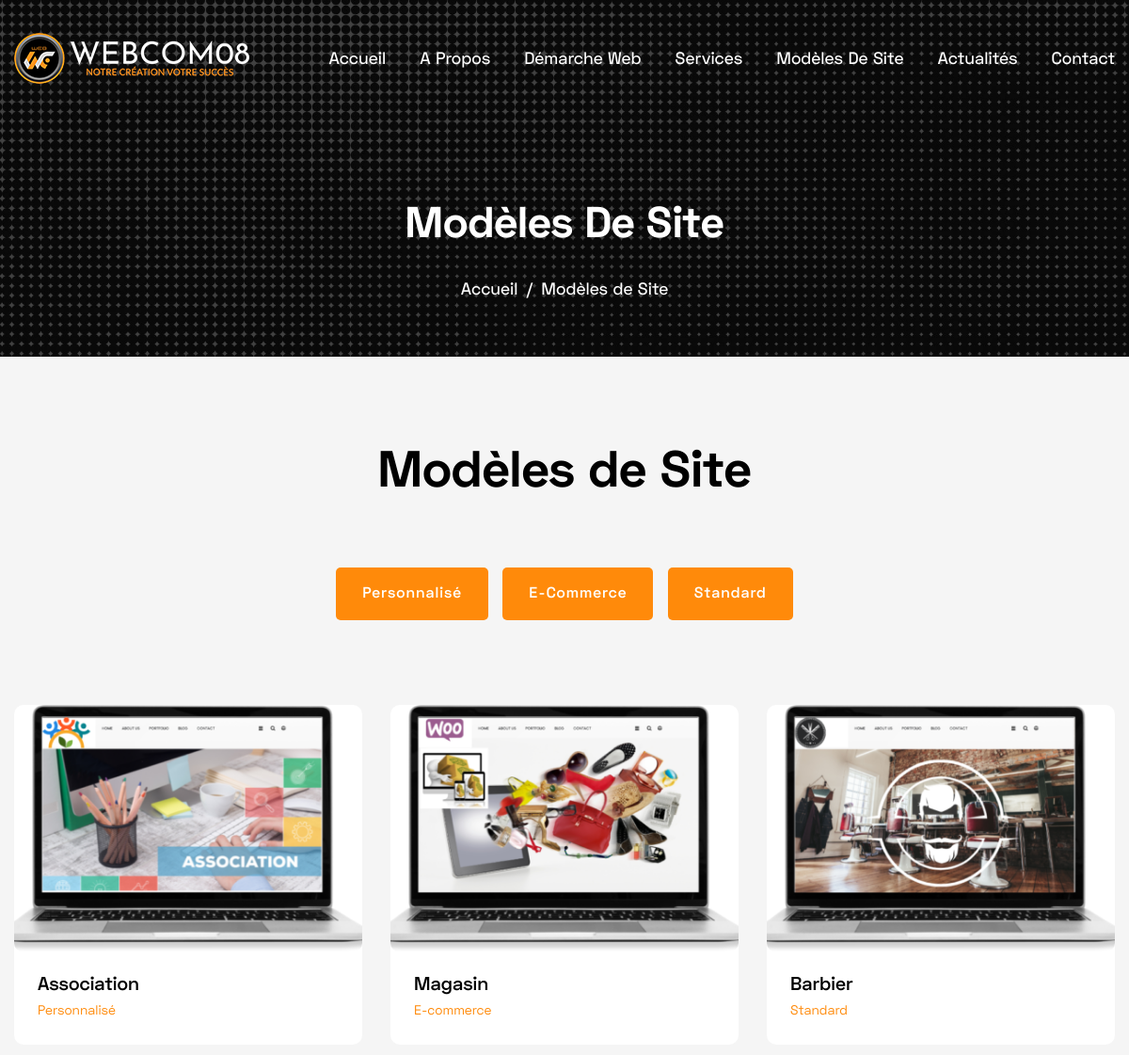
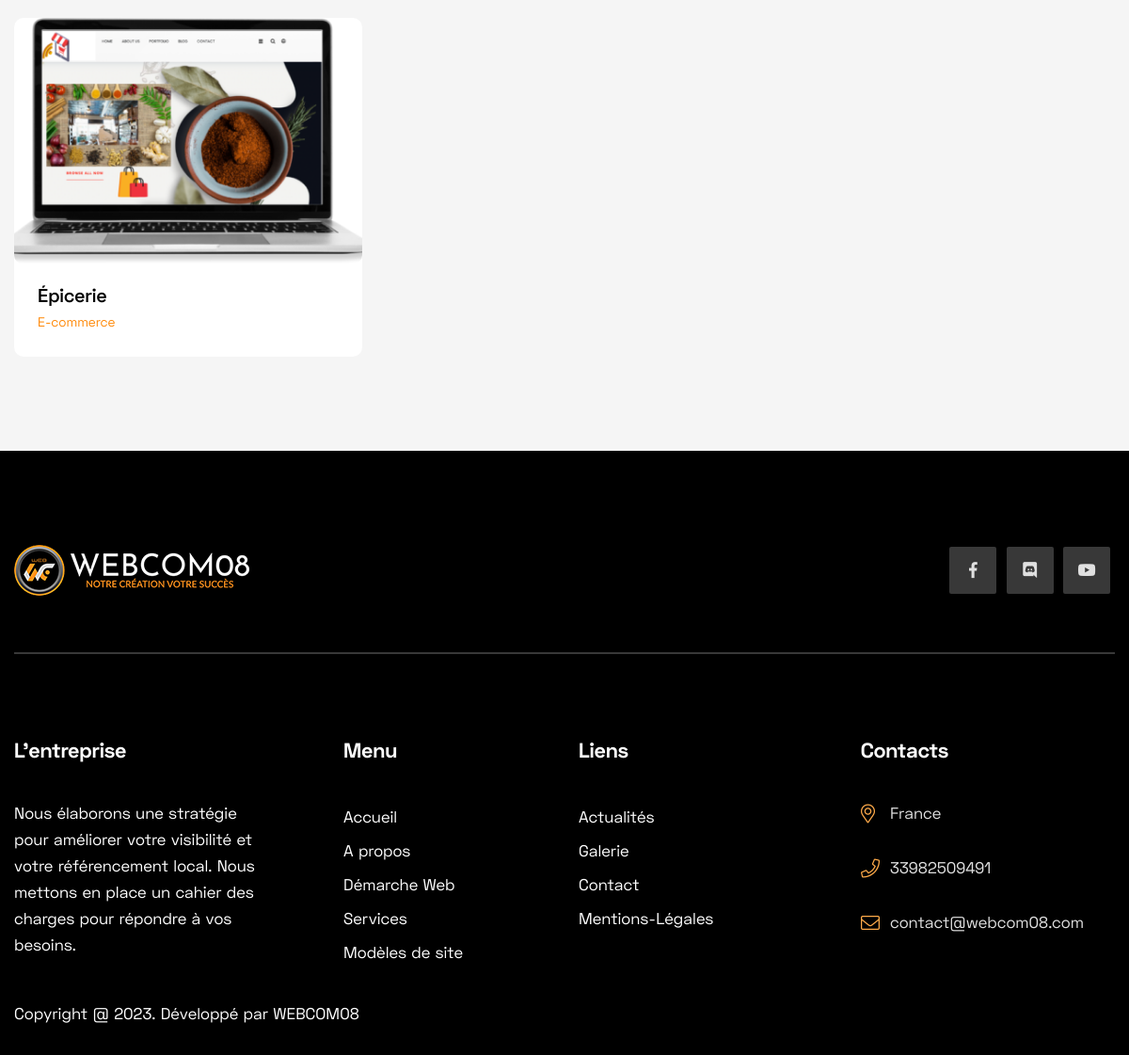
/modeles-de-site/, run on the app's committed database (2 pictures, top to bottom).
### homepage/models.py (models this page shows, shortened)
class SiteSetting(models.Model):
    STATUS = (
        ('True', 'True'),
        ('False', 'False'),
    )
    title = models.CharField(max_length=200)
    meta_keyword = models.CharField(max_length=200)
    meta_description = models.TextField()
    address = models.CharField(max_length=200)
    phone = models.IntegerField()
    email = models.EmailField(blank=True, null=True, max_length=50)
    logo = models.ImageField(blank=True, null=True, upload_to='icon/')
    favicon = models.ImageField(blank=True, null=True, upload_to='icon/')
    facebook = models.URLField(blank=True, max_length=500)
    discord = models.URLField(blank=True, max_length=500)
    youtube = models.URLField(blank=True, max_length=500)
    contact = models.TextField()
    status = models.CharField(max_length=50, choices=STATUS)
    created_at = models.DateTimeField(auto_now_add=True)
    updated_at = models.DateTimeField(auto_now=True)

### portfolio/models.py (models this page shows, shortened)
class PortfolioSlider(models.Model):
    id = models.AutoField(primary_key=True)
    title = models.CharField(max_length=200)
    slider_image = models.ImageField(blank=True, null=True, upload_to='about-slider/')
    class Meta:
        verbose_name_plural = "Breadcrumb Image"

class PortfolioCategory(models.Model):
    cat_id = models.AutoField(primary_key=True)
    title = models.CharField(max_length=100)
    meta_description = models.CharField(max_length=80)
    meta_tags = models.CharField(max_length=200)
    description =models.TextField()
    slug = models.SlugField(null=True, unique=True)
    image = models.ImageField(upload_to='category/')
    add_date = models.DateTimeField(auto_now_add=True, null=True)
    class Meta:
        verbose_name_plural = "Project Categories"
    def __str__(self):
        return self.title

class Portfolios(models.Model):
    portfolio_id = models.AutoField(primary_key=True)
    title = models.CharField(max_length=100)
    slug = models.SlugField(unique=True, null=True)
    meta_description = models.CharField(max_length=155)
    meta_tags = models.CharField(max_length=200)
    descriptions = models.TextField()
    image = models.ImageField(upload_to='portfolio/')
    cat = models.ForeignKey(PortfolioCategory, on_delete=models.CASCADE)
    client = models.ForeignKey(Clients, on_delete=models.CASCADE, null= True)
    team = models.ForeignKey(Team, on_delete=models.CASCADE, null= True)
    service = models.CharField(max_length=200, null= True)
    add_date = models.DateTimeField(auto_now_add=True, null=True)
    class Meta:
        verbose_name_plural = "portfolio Details"

### portfolio/views.py (the view)
# urls.py: path('', views.portfolio, name="portfolio"),
def portfolio(request):
    settings = SiteSetting.objects.all()
    portfolio = Portfolios.objects.all()
    pslider = PortfolioSlider.objects.all().order_by('-id')[:1]
    pcat = PortfolioCategory.objects.all()
    p_seo = PortfolioSeoSnippets.objects.all().order_by('-s_id')[:1]
    context={'settings':settings, 'pslider':pslider, 'p_seo':p_seo, 'pcat':pcat, 'portfolio':portfolio,}
    return render(request, 'portfolio.html', context)

### portfolio/templates/portfolio.html (shortened to what this page needs)
{% extends 'base.html' %}
{% load static %}
{% block portfolioblock %}
    {% for pslider in pslider %}
    <div class="page-title-area">
        <div class="section__bg" style="background-image: url('{{pslider.slider_image.url}}');"></div>
        <div class="container">
            <div class="row">
                <div class="col-lg-12">
                    <div class="page-title-content text-center">
                        <h3 class="title">Modèles de Site</h3>
                        <nav aria-label="breadcrumb">
                            <ol class="breadcrumb">
                                <li class="breadcrumb-item"><a href="{% url 'home' %}">Accueil</a></li>
                                <li class="breadcrumb-item active" aria-current="page">Modèles de Site</li>
                            </ol>
                        </nav>
                    </div>
                </div>
            </div>
        </div>
    </div>
    {% endfor %}
   <section class="portfolio-style-4-area">
    <div class="container">
        <div class="row justify-content-center">
            <div class="col-lg-12 col-md-9">
                <div class="section-title text-center">
                    <h3 class="title">Modèles de Site</h3>
                    <div class="project-menu">
                        {% for pcat in pcat %}
                        <ul>
                            <li data-filter=".{{pcat.title}}" class="active" style="background: #ff8a0a !important;">{{pcat.title}}</li>
                        </ul>
                        {% endfor %}
                    </div>
                </div>
            </div>
        </div>
        <div class="row grid">
            {% for portfolio in portfolio %}
            <div class="col-lg-4 col-md-6 cat-4 cat-2 {{portfolio.cat}}">
                <div class="portfolio-style-4-item mt-30">
                    <div class="portfolio-thumb">
                        <img src="{{portfolio.image.url}}" alt="{{portfolio.title}} new new images image">
                    </div>
                    <div class="portfolio-content">
                        <h5 class="title">{{portfolio.title}}</h5>
                        <span style="color: #ff8a0a;">{{portfolio.cat}}</span>
                    </div>
                </div>
            </div>
            {% endfor %}
        </div>
    </div>
</section>
    {% endblock portfolioblock %}

### homepage/templates/base.html (shortened to what this page needs)
{% load static %}
{% for settings in settings %}
<!doctype html>
<html lang="en">
<head>
    <link rel="stylesheet" href="{% static 'css/bootstrap.min.css' %}">
    <link rel="stylesheet" href="{% static 'css/bootstrap.min.css' %}">
    <link rel="stylesheet" href="{% static 'css/font-awesome.min.css' %}">
    <link rel="stylesheet" href="{% static 'css/magnific-popup.css' %}">
    <link rel="stylesheet" href="{% static 'css/animate.min.css' %}">
    <link rel="stylesheet" href="{% static 'css/slick.css' %}">
    <link rel="stylesheet" href="{% static 'css/default.css' %}">
    <link rel="stylesheet" href="{% static 'css/page.css' %}">
    <link rel="stylesheet" href="{% static 'css/style.css' %}">
    <link rel="stylesheet" href="{% static 'css/gallery.css' %}">
    <link href="https://getbootstrap.com/docs/5.2/assets/css/docs.css" rel="stylesheet">
</head>
<body>
    <header class="header-area">
        <div class="header-nav">
            <div class="container">
                <div class="row">
                    <div class="col-lg-12">
                        <div class="navigation">
                            <nav class="navbar navbar-expand-lg navbar-light ">
                                <a class="navbar-brand" width="107" height="90" href="{% url 'home' %}"><img src="{{settings.logo.url}}" alt="{{settings.title}} one"></a>
                                <div class="collapse navbar-collapse sub-menu-bar" id="navbarSupportedContent">
                                    <ul class="navbar-nav ml-auto">
                                        <li class="nav-item active">
                                            <a class="nav-link" href="{% url 'home' %}">Accueil</a>
                                        </li>
                                        <li class="nav-item">
                                            <a class="nav-link" href="{% url 'about' %}">A propos</a>
                                        </li>
                                        <li class="nav-item">
                                            <a class="nav-link" href="{% url 'webapproach' %}">Démarche Web</a>
                                        </li>
                                        <li class="nav-item">
                                            <a class="nav-link" href="{% url 'service' %}">Services</a>
                                        </li>
                                        <li class="nav-item">
                                            <a class="nav-link" href="{% url 'portfolio' %}">Modèles de Site</a>
                                        </li>
                                        <li class="nav-item">
                                            <a class="nav-link" href="{% url 'blog' %}">Actualités</a>
                                        </li>
                                        <li class="nav-item">
                                            <a class="nav-link" href="{% url 'contact' %}">Contact</a>
                                        </li>
                                    </ul>
                                </div>
                            </nav>
                        </div>
                    </div>
                </div>
            </div>
        </div>
    </header>
{% block portfolioblock %}
{% endblock portfolioblock %}
    <footer class="footer-area">
        <div class="container">
            <div class="row">
                <div class="col-lg-12">
                    <div class="footer-top d-block d-sm-flex  justify-content-between align-items-center">
                        <div class="footer-logo">
                            <a href="{% url 'home' %}"><img src="{{settings.logo.url}}" alt="{{settings.title}} two"></a>
                        </div>
                        <div class="footer-social">
                            <ul>
                                <li><a href="{{settings.facebook}}" target="_blank"><i class="fab fa-facebook-f"></i></a></li>
                                <li><a href="{{settings.discord}}" target="_blank"><i class="fab fa-discord"></i></a></li>
                                <li><a href="{{settings.youtube}}" target="_blank"><i class="fab fa-youtube"></i></a></li>
                            </ul>
                        </div>
                    </div>
                </div>
            </div>
            <div class="footer-item">
                <div class="row">
                    <div class="col-lg-3 col-md-6">
                        <div class="footer-about mt-30">
                            <h4 class="title">L'entreprise</h4>
                            <p>{{settings.meta_description}}</p>
                        </div>
                    </div>
                    <div class="col-lg-3 col-md-6 col-sm-6">
                        <div class="footer-list mt-30 ml-95">
                            <h4 class="title">Menu</h4>
                            <ul>
                                <li><a href="{% url 'home' %}">Accueil</a></li>
                                <li><a href="{% url 'about' %}">A propos</a></li>
                                <li><a href="{% url 'webapproach' %}">Démarche Web</a></li>
                                <li><a href="{% url 'service' %}">Services</a></li>
                                <li><a href="{% url 'portfolio' %}">Modèles de
                                    site</a></li>
                            </ul>
                        </div>
                    </div>
                    <div class="col-lg-3 col-md-6 col-sm-6">
                        <div class="footer-list mt-30">
                            <h4 class="title">Liens
                            </h4>
                            <ul>
                                <li><a href="{% url 'blog' %}">Actualités</a></li>
                                <li><a href="{% url 'gallery' %}">Galerie</a></li>
                                <li><a href="{% url 'contact' %}">Contact</a></li>
                                <li><a href="{% url 'terms' %}">Mentions-Légales</a></li>
                            </ul>
                        </div>
                    </div>
                    <div class="col-lg-3 col-md-6">
                        <div class="footer-info mt-30">
                            <h3 class="title">Contacts</h3>
                            <ul>
                                <li><i class="fal fa-map-marker-alt"></i> {{settings.address}} </li>
                                <li><i class="fal fa-phone"></i> {{settings.phone}} </li>
                                <li><i class="fal fa-envelope"></i> {{settings.email}} </li>
                            </ul>
                        </div>
                    </div>
                </div>
            </div>
            <div class="row">
                <div class="col-lg-12">
                    <div class="footer-copyright">
                        <p>Copyright @<span id="copyright"> <script>document.getElementById('copyright').appendChild(document.createTextNode(new Date().getFullYear()))</script></span>. Développé par WEBCOM08</p>
                    </div>
                </div>
            </div>
        </div>
    </footer>
    {% endfor %}
</body>
</html>

### static/css/default.css (style rules this page uses)
.mt-30 { margin-top: 30px; }
.ml-95 { margin-left: 95px; }

### data on the page
SiteSetting: logo (picture), meta_description "Nous élaborons une stratégie pour améliorer votre visibilité et votre référencement local. Nous mettons en place un cahier des charges pour répondre à vos besoins.", address "France", phone "33982509491", email "contact@webcom08.com"
PortfolioSlider: slider_image (picture)
PortfolioCategory: title "Personnalisé"
PortfolioCategory: title "E-Commerce"
PortfolioCategory: title "Standard"
Portfolios: image (picture), title "Association", cat "Personnalisé"
Portfolios: image (picture), title "Magasin", cat "E-commerce"
Portfolios: image (picture), title "Barbier", cat "Standard"
Portfolios: image (picture), title "Épicerie", cat "E-commerce"
